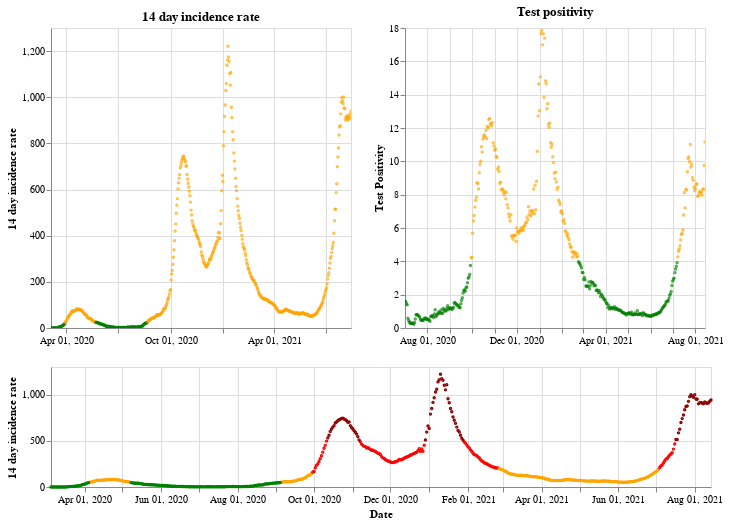

The notebook cell this image was saved under:
### Markdown cell above
## Northern Ireland

### Code cell
plot_traffic_light('Northern Ireland')

### Figure 1 — Vega-Lite specification as saved in the notebook (floating-point values rounded to 4 significant figures; data arrays with more than 128 entries replaced by an {"elided": "..."} marker saying what was removed)
{"config": {"view": {"continuousWidth": 400, "continuousHeight": 300}}, "vconcat": [{"hconcat": [{"mark": {"type": "point", "size": 2}, "encoding": {"color": {"condition": {"value": "green", "test": "(datum.twoWeeklyCasesRate <= 25)"}, "value": "orange"}, "tooltip": [{"type": "nominal", "field": "areaName"}, {"type": "temporal", "field": "date"}, {"type": "quantitative", "field": "twoWeeklyCasesRate"}, {"type": "quantitative", "field": "testPositivity"}], "x": {"type": "temporal", "axis": {"title": ""}, "field": "date", "scale": {"domain": {"selection": "DateBrush"}}, "timeUnit": "yearmonthdate"}, "y": {"type": "quantitative", "axis": {"title": "14 day incidence rate"}, "field": "twoWeeklyCasesRate"}}, "title": "14 day incidence rate", "width": 300}, {"mark": {"type": "point", "size": 2}, "encoding": {"color": {"condition": {"value": "green", "test": "(datum.testPositivity <= 4)"}, "value": "orange"}, "tooltip": [{"type": "nominal", "field": "areaName"}, {"type": "temporal", "field": "date"}, {"type": "quantitative", "field": "twoWeeklyCasesRate"}, {"type": "quantitative", "field": "testPositivity"}], "x": {"type": "temporal", "axis": {"title": ""}, "field": "date", "scale": {"domain": {"selection": "DateBrush"}}, "timeUnit": "yearmonthdate"}, "y": {"type": "quantitative", "axis": {"title": "Test Positivity"}, "field": "testPositivity"}}, "title": "Test positivity", "width": 300}]}, {"layer": [{"mark": {"type": "point", "size": 2}, "encoding": {"color": {"condition": {"value": "orange", "test": "(((datum.testPositivity < 4) && (datum.twoWeeklyCasesRate >= 50)) && (datum.twoWeeklyCasesRate < 200))"}, "value": "red"}, "opacity": {"condition": {"value": 1, "test": "((datum.twoWeeklyCasesRate >= 50) && (datum.twoWeeklyCasesRate < 500))"}, "value": 0}, "tooltip": [{"type": "nominal", "field": "areaName"}, {"type": "temporal", "field": "date"}, {"type": "quantitative", "field": "twoWeeklyCasesRate"}, {"type": "quantitative", "field": "testPositivity"}], "x": {"type": "temporal", "axis": {"title": "Date"}, "field": "date", "timeUnit": "yearmonthdate"}, "y": {"type": "quantitative", "axis": {"title": "14 day incidence rate"}, "field": "twoWeeklyCasesRate"}}, "selection": {"DateBrush": {"type": "interval", "encodings": ["x"], "fields": ["Time"]}}}, {"mark": {"type": "point", "size": 2}, "encoding": {"color": {"value": "darkred"}, "opacity": {"condition": {"value": 1, "test": "(datum.twoWeeklyCasesRate >= 500)"}, "value": 0}, "tooltip": [{"type": "nominal", "field": "areaName"}, {"type": "temporal", "field": "date"}, {"type": "quantitative", "field": "twoWeeklyCasesRate"}, {"type": "quantitative", "field": "testPositivity"}], "x": {"type": "temporal", "axis": {"title": "Date"}, "field": "date", "timeUnit": "yearmonthdate"}, "y": {"type": "quantitative", "axis": {"title": "14 day incidence rate"}, "field": "twoWeeklyCasesRate"}}}, {"mark": {"type": "point", "size": 2}, "encoding": {"color": {"condition": {"value": "green", "test": "((datum.testPositivity < 4) && (datum.twoWeeklyCasesRate < 50))"}, "value": "orange"}, "opacity": {"condition": {"value": 1, "test": "(datum.twoWeeklyCasesRate < 50)"}, "value": 0}, "tooltip": [{"type": "nominal", "field": "areaName"}, {"type": "temporal", "field": "date"}, {"type": "quantitative", "field": "twoWeeklyCasesRate"}, {"type": "quantitative", "field": "testPositivity"}], "x": {"type": "temporal", "axis": {"title": "Date"}, "field": "date", "timeUnit": "yearmonthdate"}, "y": {"type": "quantitative", "axis": {"title": "14 day incidence rate"}, "field": "twoWeeklyCasesRate"}}}], "height": 120, "width": 660}], "data": {"name": "data-874217f791826771dbe6fbf9d2cad2fe"}, "$schema": "https://vega.github.io/schema/vega-lite/v4.8.1.json", "datasets": {"data-874217f791826771dbe6fbf9d2cad2fe": {"elided": "528 records"}}}
